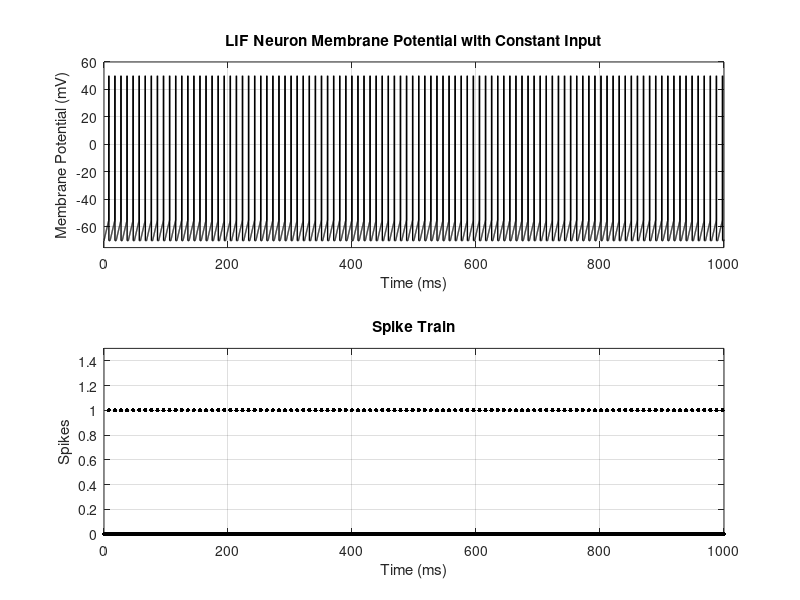

This figure's MATLAB source:
% Clear previous runs and environment
clf;
clear;
close all;
clc;

% Time parameters
dt = 0.1;                    % Time step (ms)
t = 0:dt:1000;               % Time vector (ms)

% LIF Neuron parameters
Cm = 1;                      % Membrane capacitance (uF/cm^2)
gL = 0.01;                   % Leak conductance (mS/cm^2)
EL = -70;                    % Resting potential (mV)
Vth = -55;                   % Threshold potential (mV)
Vreset = -70;                % Reset potential (mV)
tau_m = Cm / gL;             % Membrane time constant (ms)
V = EL * ones(size(t));      % Initialize membrane potential
refractory_period = 2;        % Refractory period duration (ms)
refractory_counter = 0;       % Counter for tracking refractory period

% Input current parameters (constant input for testing)
I_input = 200 * ones(size(t));  % Constant input current of 200 nA for testing

% Initialize spike times and firing rate tracking
spike_train = zeros(size(t));  % Spike train
V_trace = V;                   % Store voltage for plotting

% Simulation loop
for i = 2:length(t)
    if refractory_counter > 0
        % If in refractory period, hold the membrane potential at reset value
        V(i) = Vreset;
        refractory_counter = refractory_counter - dt;
    else
        % Update membrane potential using Euler method
        dV = (-(V(i-1) - EL) + I_input(i-1)) / tau_m * dt;
        V(i) = V(i-1) + dV;

       % Update the spike handling in the simulation loop:
        if V(i) >= Vth
            V(i) = 50;                 % Set spike value for visualization
            spike_train(i) = 1;        % Mark the time of the spike
            refractory_counter = refractory_period;  % Set refractory counter
            
            % Hold the membrane potential at spike value for a few steps
            if i+10 <= length(t)       % Ensure index doesn't exceed array size
                V(i+1:i+10) = 50;      % Hold the spike for 1 ms (10 steps)
            end
            
            V(i+11) = Vreset;          % Reset membrane potential
        end
    end
    V_trace(i) = V(i);  % Record the voltage trace for plotting
end

% Plot the membrane potential over time
figure;
subplot(2,1,1);
plot(t, V_trace, 'k', 'LineWidth', 1);
xlabel('Time (ms)');
ylabel('Membrane Potential (mV)');
title('LIF Neuron Membrane Potential with Constant Input');
ylim([Vreset-5 60]);
grid on;

% Plot the spike train (raster plot)
subplot(2,1,2);
plot(t, spike_train, 'k.', 'MarkerSize', 10);
xlabel('Time (ms)');
ylabel('Spikes');
title('Spike Train');
ylim([0 1.5]);
grid on;
